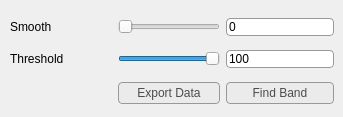
<?xml version="1.0" encoding="UTF-8"?>
<ui version="4.0">
 <class>Form</class>
 <widget class="QWidget" name="Form">
  <property name="geometry">
   <rect>
    <x>0</x>
    <y>0</y>
    <width>343</width>
    <height>117</height>
   </rect>
  </property>
  <property name="windowTitle">
   <string>Form</string>
  </property>
  <property name="styleSheet">
   <string notr="true">/* Style sheet for the buttons */
QPushButton {
	color: rgb(76, 76, 76);
	background-color: rgb(235, 235, 235);
	border: 1px solid rgb(153, 153, 153);
	border-radius: 4px;
	min-width: 60px;
	min-height: 20px;
}

QPushButton:pressed {
    background-color: rgb(204, 204, 204);
}

QPushButton:default {
	border-color: rgb(76, 76, 76);
}

/*Style sheet for other elements*/
QToolBox:tab {
	color: rgb(76, 76, 76);
	background-color: rgb(235, 235, 235);
	border: 1px solid rgb(153, 153, 153);
	border-radius: 4px;
}

QLineEdit {
	border: 1px solid rgb(153, 153, 153);
	border-radius: 4px;
}</string>
  </property>
  <widget class="QWidget" name="layoutWidget">
   <property name="geometry">
    <rect>
     <x>10</x>
     <y>10</y>
     <width>324</width>
     <height>104</height>
    </rect>
   </property>
   <layout class="QGridLayout" name="gridLayout">
    <item row="0" column="0">
     <widget class="QLabel" name="label_2">
      <property name="text">
       <string>Smooth</string>
      </property>
     </widget>
    </item>
    <item row="0" column="1">
     <widget class="QSlider" name="slider_smooth">
      <property name="orientation">
       <enum>Qt::Horizontal</enum>
      </property>
     </widget>
    </item>
    <item row="0" column="2">
     <widget class="QLineEdit" name="line_edit_smooth">
      <property name="text">
       <string>0</string>
      </property>
     </widget>
    </item>
    <item row="1" column="0">
     <widget class="QLabel" name="label">
      <property name="text">
       <string>Threshold</string>
      </property>
     </widget>
    </item>
    <item row="1" column="1">
     <widget class="QSlider" name="slider_threshold">
      <property name="minimum">
       <number>0</number>
      </property>
      <property name="maximum">
       <number>100</number>
      </property>
      <property name="value">
       <number>100</number>
      </property>
      <property name="orientation">
       <enum>Qt::Horizontal</enum>
      </property>
     </widget>
    </item>
    <item row="1" column="2">
     <widget class="QLineEdit" name="line_edit_threshold">
      <property name="text">
       <string>100</string>
      </property>
     </widget>
    </item>
    <item row="2" column="0">
     <spacer name="horizontalSpacer">
      <property name="orientation">
       <enum>Qt::Horizontal</enum>
      </property>
      <property name="sizeHint" stdset="0">
       <size>
        <width>40</width>
        <height>20</height>
       </size>
      </property>
     </spacer>
    </item>
    <item row="2" column="1">
     <widget class="QPushButton" name="button_export_data">
      <property name="text">
       <string>Export Data</string>
      </property>
     </widget>
    </item>
    <item row="2" column="2">
     <widget class="QPushButton" name="button_find_band">
      <property name="text">
       <string>Find Band</string>
      </property>
      <property name="checkable">
       <bool>true</bool>
      </property>
     </widget>
    </item>
   </layout>
  </widget>
 </widget>
 <resources/>
 <connections/>
</ui>
